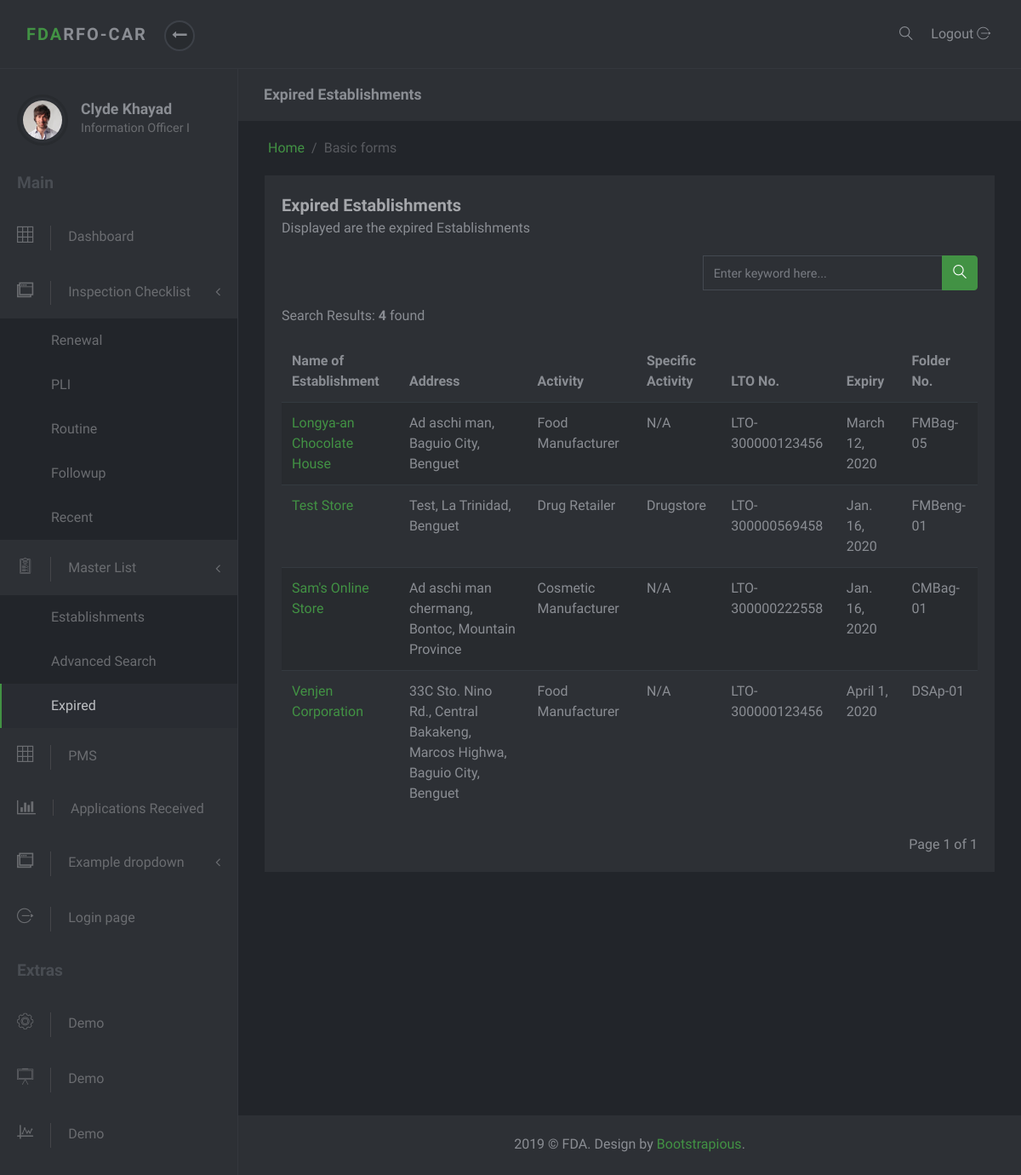
Page /masterlist/expired-list on the earlier database version.
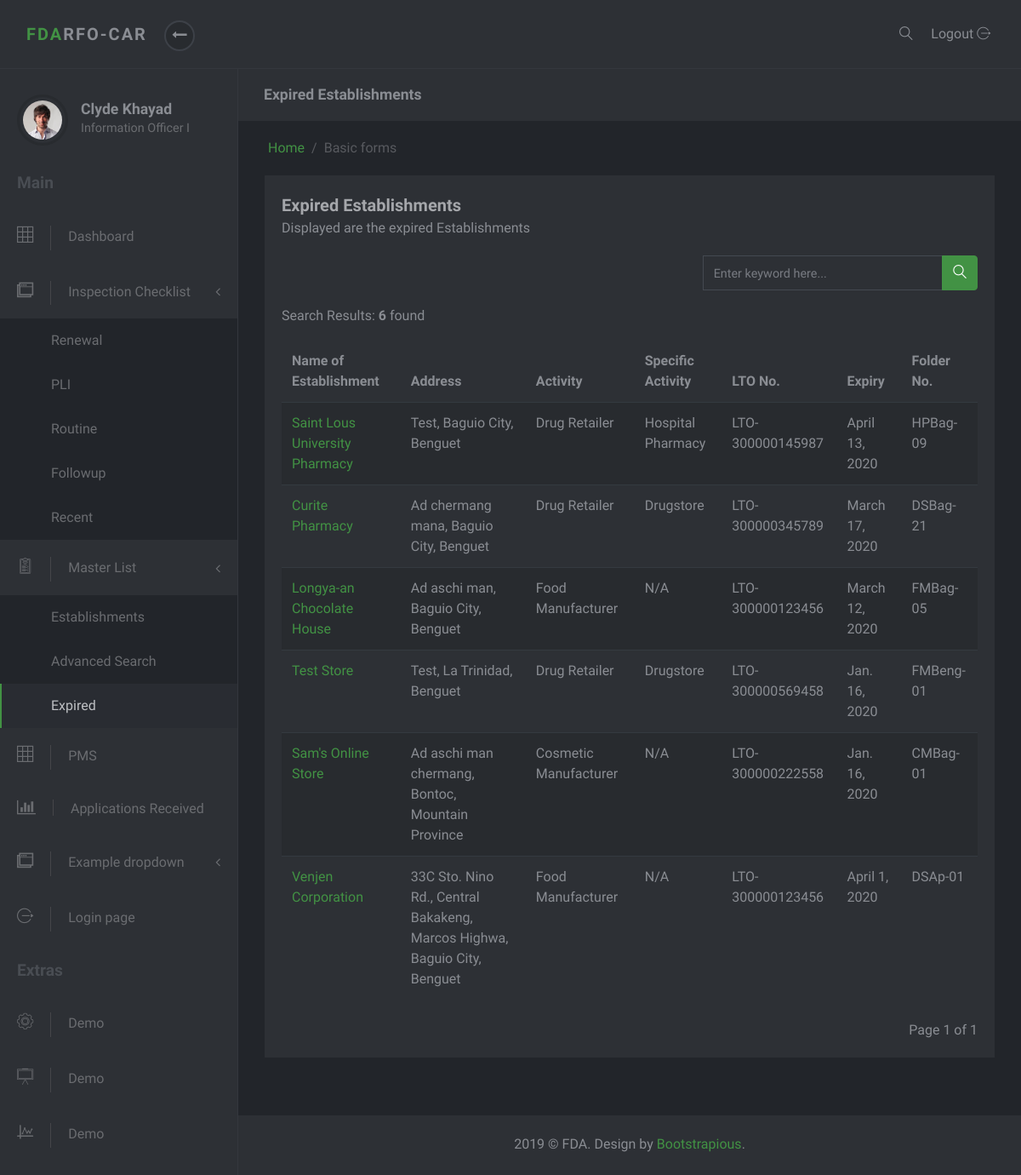
Same page on the later database version.
### masterlist/models.py (models this page shows, shortened)
class Establishment(models.Model):
    date_modified = models.DateTimeField('date modified', default=timezone.now)
    application = models.CharField(max_length=1, choices=constants.APPLICATIONS)
    name = models.CharField(max_length=60)
    product_type = models.ForeignKey(ProductType, on_delete=models.SET_NULL, null=True)
    center = models.CharField(max_length=6, choices=constants.CENTERS)
    primary_activity = models.ForeignKey(PrimaryActivity, on_delete=models.CASCADE, null=True)
    specific_activity = models.ManyToManyField(SpecificActivity)
    additional_activity = models.ForeignKey(AdditionalActivity, on_delete=models.SET_NULL, null=True)
    product_line = models.ForeignKey(ProductLine, on_delete=models.SET_NULL, null=True, blank=True)
    plant_address = models.OneToOneField(PlantAddress, on_delete=models.SET_NULL, null=True)
    office_address = models.OneToOneField(OfficeAddress, on_delete=models.SET_NULL, null=True)
    authorized_officer = models.OneToOneField(AuthorizedOfficer, on_delete=models.SET_NULL, null=True)
    remarks = models.CharField(max_length=100, null=True, blank=True, verbose_name='Product Remarks')
    status = models.CharField(max_length=8, choices=constants.EST_STATUS, null=True, default="Active")
    folder_id = models.CharField(max_length=10, null=True, verbose_name="Folder Number")
    expiredlist = mymanagers.ExpiredListManager()
    objects = models.Manager()
    def specific_activities(self):
        return ",\n".join(s.name for s in self.specific_activity.all())
    class Meta:
        ordering = ['-date_modified']

class Address(models.Model):
    address = models.CharField(max_length=250)
    region = models.ForeignKey(Region, on_delete=models.SET_NULL, null=True)
    province = models.ForeignKey(Province, on_delete=models.SET_NULL, null=True)
    municipality_or_city = models.ForeignKey(CityOrMunicipality, on_delete=models.SET_NULL, null=True)
    def full_address(self):
        return self.address + ', ' + self.municipality_or_city.name + ', ' + self.province.name

class CityOrMunicipality(models.Model):
    name = models.CharField(max_length=30)
    description = models.CharField(max_length=50, null=True, blank=True)
    province = models.ForeignKey(Province, on_delete=models.CASCADE)

class Province(models.Model):
    name = models.CharField(max_length=30)
    region = models.ForeignKey(Region, on_delete=models.SET_NULL, null=True)

class ProductType(models.Model):
    name = models.CharField(max_length=50)
    def __str__(self):
        return self.name

class PrimaryActivity(models.Model):
    name = models.CharField(max_length=150)
    def __str__(self):
        return self.name

class SpecificActivity(models.Model):
    name = models.CharField(max_length=150)

class Lto(models.Model):
    establishment = models.ForeignKey(Establishment, on_delete=models.CASCADE, null=True, related_name='ltos')
    issuance = models.DateTimeField(null=True, blank=True, verbose_name='Date Issued')
    lto_number = models.CharField(max_length=20)
    expiry = models.DateTimeField('expiry date')
    class Meta:
        ordering = ['-expiry']
        get_latest_by = 'expiry'

### masterlist/views.py (the view)
# urls.py: path('expired-list', ExpiredListView.as_view(), name='est-expired'),
class ExpiredListView(ListView):
    model = Establishment
    items_per_page = 10
    template_name = 'masterlist/expired-list.html'
    context_object_name = 'test'
    def get_context_data(self, **kwargs):
        context = super().get_context_data(**kwargs)
        context['expiredlist_active'] = "active"
        page = self.request.GET.get('page')
        paginator = mypaginator.MyPaginator(self.get_list(), self.items_per_page, page)
        establishments = paginator.get_paginated_result()
        context['paginated_result'] = establishments
        context['result_count'] = paginator.get_result_count()
        return context
    def get_list(self):
        checklist = Establishment.expiredlist.get_list()
        query = self.request.GET.get('q', None)
        if query:
            checklist = Establishment.expiredlist.get_filtered_list(query=query)
        return checklist

### masterlist/mymanagers.py (called while the page is built)
    def get_list(self):
        establishments = set()
        for est in super().get_queryset():
            if est.ltos.latest().expiry < timezone.now():
                establishments.add(est.id)
        return super().get_queryset().filter(pk__in=establishments)

### masterlist/mypaginator.py (called while the page is built)
    def get_paginated_result(self):
        paginated_result = ''
        paginator = Paginator(self.query_set, self.items_per_page)
        page = self.page
        try:
            paginated_result = paginator.page(page)
        except PageNotAnInteger:
            paginated_result = paginator.page(1)
        except EmptyPage:
            paginated_result = paginator.page(paginator.num_pages)
        self.count = paginator.count
        return paginated_result

    def get_result_count(self):
        return self.count

### masterlist/templates/masterlist/expired-list.html (shortened to what this page needs)
{% extends 'masterlist/partial/base.html' %}
{% block subtitle %} Expired Establishments {% endblock %}
{% block content %}
<div class="row">
    <div class="col-lg-12">
        <div class="block">
            <div class="title">
              <strong>Expired Establishments</strong>
                <span class="d-block">Displayed are the expired Establishments</span>
            </div>
            <div class="row">
                <div class="col-md-7">
                </div>
                <div class="col-md-5">
                  <form action="" method='get'>
                    {% include 'masterlist/partial/search_input.html' %}
                  </form>
                </div>
            </div>
            <div class="block-body">
                {% include 'checklist/partial/search_result_count.html' %}
                <div class="table-responsive">
                    <table class="table table-striped table-hover">
                        <thead>
                        <tr>
                            <th>Name of Establishment</th>
                            <th>Address</th>
                            <th>Activity</th>
                            <th>Specific Activity</th>
                            <th>LTO No.</th>
                            <th>Expiry</th>
                            <th>Folder No. {{df}}</th>
                        </tr>
                        </thead>
                        <tbody>
                        {% for est in paginated_result %}
                        <tr>
                            <td><a href="{% url 'masterlist:est-detail' est.id %}">{{est.name}}</a></td>
                            <td>{{est.plant_address.full_address}}</td>
                            <td>{{est.product_type}} {{est.primary_activity}}</td>
                            <td>{{est.specific_activities}}</td>
                            <td>{{est.ltos.first.lto_number}}</td>
                            <td>{{est.ltos.first.expiry.date}}</td>
                            <td>{{est.folder_id}}</td>
                        </tr>
                        {% endfor %}
                        </tbody>
                    </table>
                </div>
                <br>
                {% include 'masterlist/partial/pagination.html' %}
            </div>
        </div>
    </div>
</div>
{% endblock %}

Differences in the rows shown:
added Establishment: name "Saint Lous University Pharmacy", plant_address.full_address "Test, Baguio City, Benguet", product_type "Drug", primary_activity "Retailer", specific_activities "Hospital Pharmacy", ltos.first.lto_number "LTO-300000145987", ltos.first.expiry "April 13, 2020", folder_id "HPBag-09"
added Establishment: name "Curite Pharmacy", plant_address.full_address "Ad chermang mana, Baguio City, Benguet", product_type "Drug", primary_activity "Retailer", specific_activities "Drugstore", ltos.first.lto_number "LTO-300000345789", ltos.first.expiry "March 17, 2020", folder_id "DSBag-21"
Other differences:
{{ result_count }}: "4" → "6"
